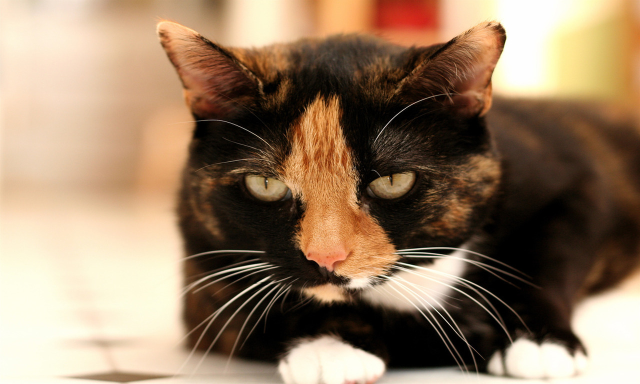
#> input picture images/jpeg_cat_1.jpg, 1280 x 768 px (shown at 1/2 size)
$ python smoothing.py --in_img ../../images/jpeg_cat_1.jpg --window_size 100
#> lines starting #> are read from the running program, lines starting #| are printed output that depends on the picture
import argparse
import os

import numpy as np
from PIL import Image
from skimage.io import imsave


def lin_interp(n, p1, p2):
    x = np.zeros((n, p1.shape[0], 128, 3))

    for i in range(n):
        a = (i + 1) / (n + 1)
        x[i] = (1 - a) * p1 + a * p2

    return x


def smooth_image(in_img, ws, same=True):
#> called with in_img = '../../images/jpeg_cat_1.jpg', ws = 100, same = True
    _name, _ext = os.path.splitext(in_img)
    out_img = in_img if same else f"{_name}_s{ws}{_ext}"

    in_img = np.array(Image.open(in_img)) / 255.0
    # orig_img = in_img[24:-24, :1280, :]  # left image, remove borders
    # in_img = in_img[:, 1280:, :]  # right image

    # 6,10,128,128,3
    patches = np.reshape(in_img, (6, 128, 10, 128, 3))
    patches = np.transpose(patches, (0, 2, 1, 3, 4))

    h = ws // 2

    for i in range(5):
        p1 = patches[i, :, 128 - h, :, :]
        p2 = patches[i + 1, :, h, :, :]

        x = lin_interp(ws, p1, p2)
        patches[i, :, 128 - h :, :, :] = np.transpose(x[:h, :, :, :], (1, 0, 2, 3))
        patches[i + 1, :, :h, :, :] = np.transpose(x[h:, :, :, :], (1, 0, 2, 3))

    for j in range(9):
        p3 = patches[:, j, :, 128 - h, :]
        p4 = patches[:, j + 1, :, h, :]

        x = lin_interp(ws, p3, p4)
        patches[:, j, :, 128 - h :, :] = np.transpose(x[:h, :, :, :], (1, 2, 0, 3))
        patches[:, j + 1, :, :h, :] = np.transpose(x[h:, :, :, :], (1, 2, 0, 3))

    out = np.transpose(patches, (0, 2, 1, 3, 4))
    out = np.reshape(out, (768, 1280, 3)) * 255.0
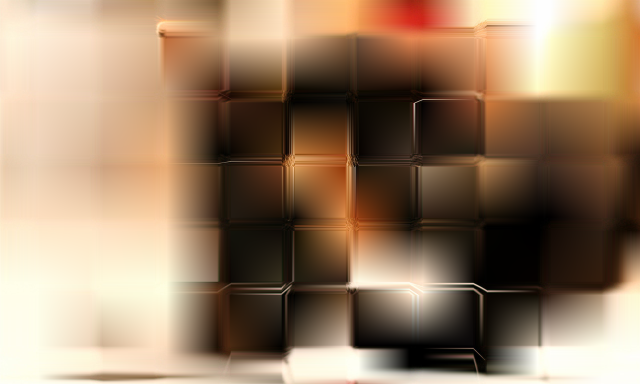
#> out: shape (768, 1280, 3) float64 (shown at 1/2 size); mean of channels 0, 1, 2 154.7, 128.8, 102.9; drawn as R, G, B
    out = out.astype(np.uint8)
    # out = out[24:-24, :, :]

    # out = np.concatenate((orig_img, out), axis=1)
    imsave(out_img, out)


if __name__ == "__main__":
    parser = argparse.ArgumentParser()
    parser.add_argument("--in_img", type=str, required=True)
    parser.add_argument("--window_size", type=int, required=True)
    args = parser.parse_args()

    # make sure an even size is used
    args.window_size += args.window_size % 2

    smooth_image(args.in_img, args.window_size)

$ run again, on images/jpeg_cat_3.jpg
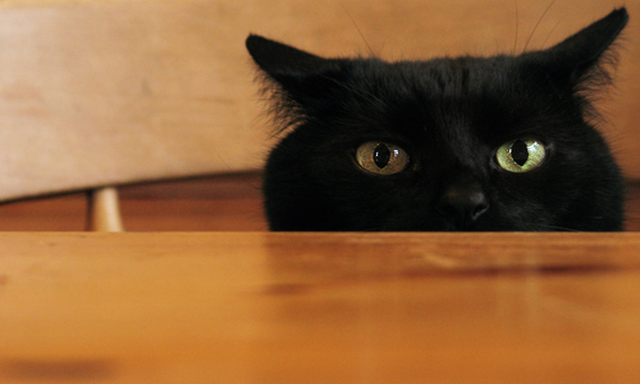
#> input picture images/jpeg_cat_3.jpg, 1280 x 768 px (shown at 1/2 size)
#> in smooth_image, `out = np.reshape(out, (768, 1280, 3)) * 255.0`:
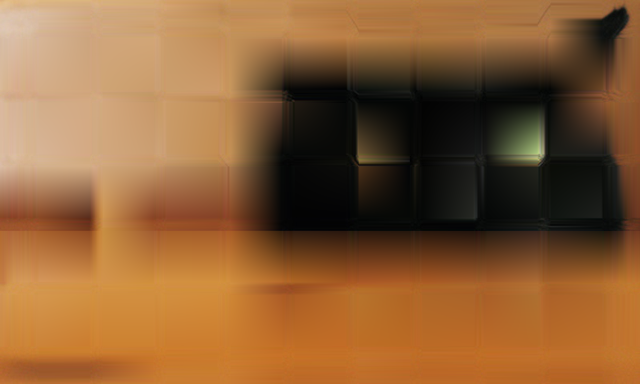
#> out: shape (768, 1280, 3) float64 (shown at 1/2 size); mean of channels 0, 1, 2 140.3, 95.5, 54.3; drawn as R, G, B
